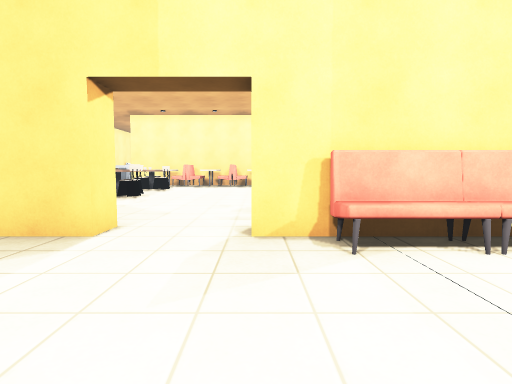
[1] (above)

19 first-person views from a walk through a scene from a Unity 3-D project. The camera is 1.2 m above the floor, tilts 4° down and sees 80° across. The floor is counted in squares, 1 m on a side. Each view is taken from the middle of a square. On the plan, view 1 faces up. The plan holds only what a view shows up to about 13 squares ahead; the rest is blank. The place goes on beyond the plan. The player is left out. Some surface patterns are stand-ins.

[2]
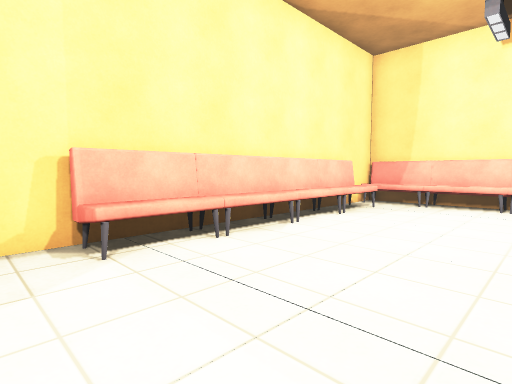

[3]
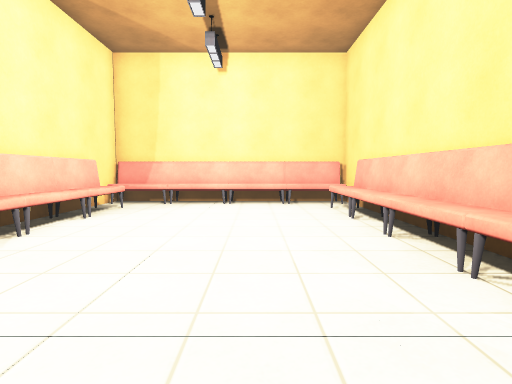

[4]
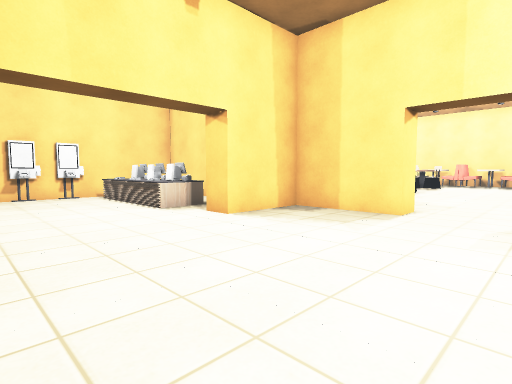

[5]
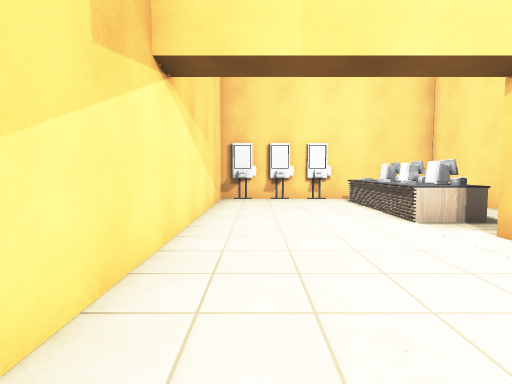

[6]
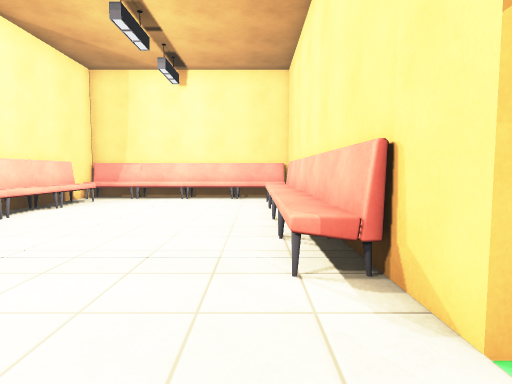

[7]
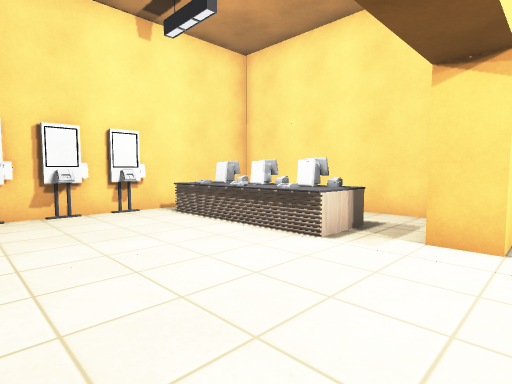

[8]
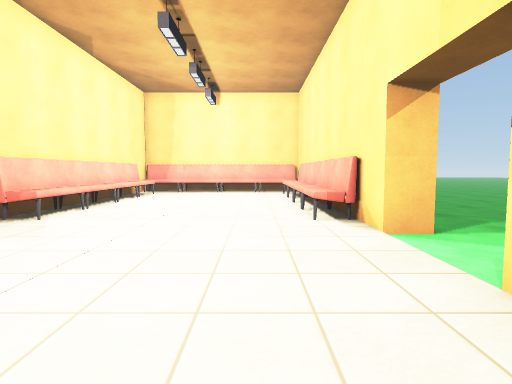

[9]
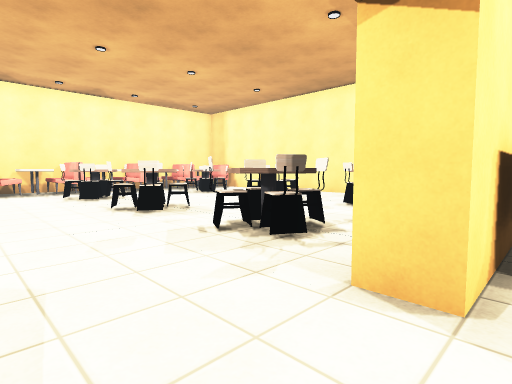

[10]
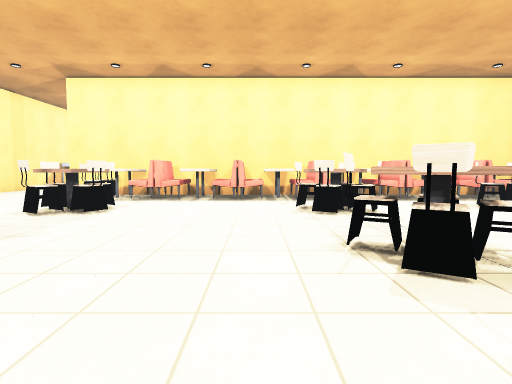

[11]
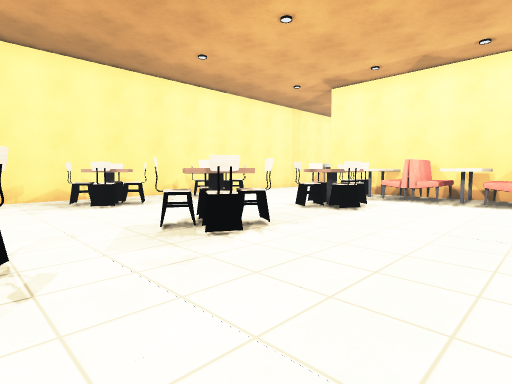

[12]
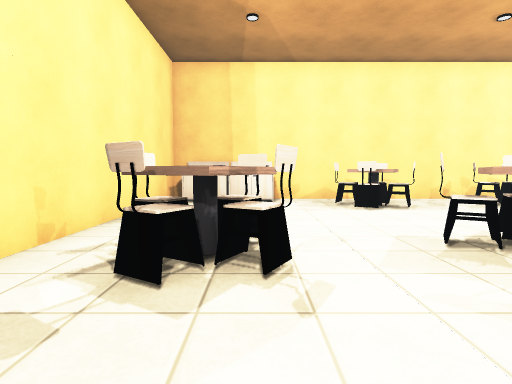

[13]
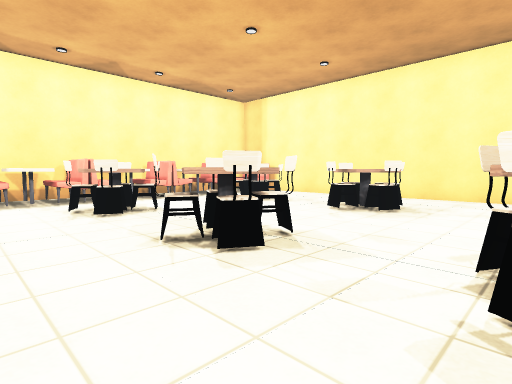

[14]
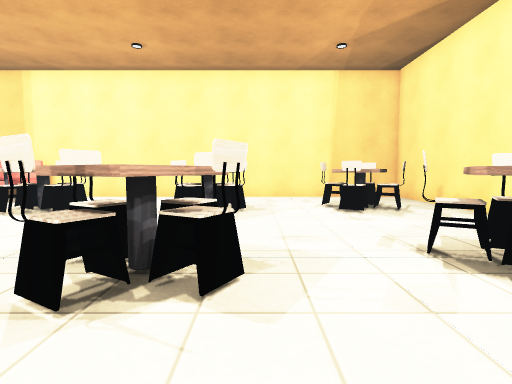

[15]
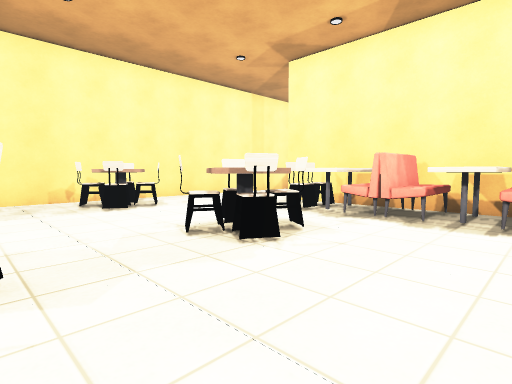

[16]
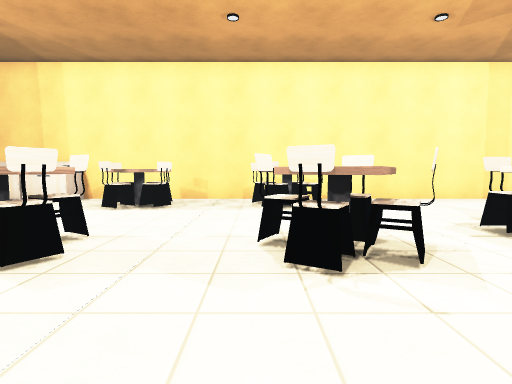

[17]
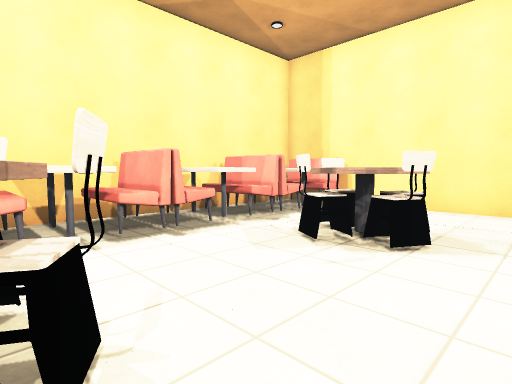

[18]
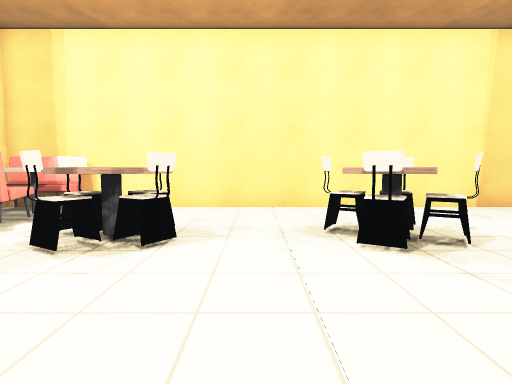

[19]
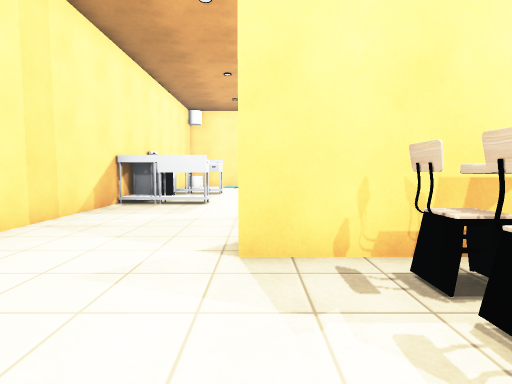

### Floor plan
Points are (right, up) in squares from view 1. A wall is a line through its corners. A room is listed if a view was taken in it or the views show most of it. See-through windows are left out.
Room 1 (views 1, 2, 3, 4, 5, 6, 7, 8, 9)
walls: (-0.1, -4.5) (-0.1, -3.5) (12.1, -3.5) (12.1, 5.5) (-0.1, 5.5) (-0.1, 6.6); (-3, 6.6) (-3, 5.5) (-6.5, 5.5) (-6.5, 2.4) (-7.6, 2.4); (-8.2, 5.5) (-15, 5.5) (-15, -3.5); (-14.8, -3.5) (-2.9, -3.5)
ways out: opening at (-1.5, 6) to room 2
objects: other object (-14, 2) to (-9, 3); other object (1, -3) to (3, -2); other object (1, 4) to (3, 5); other object (4, -3) to (6, -2); other object (4, 4) to (6, 5); other object (6, -3) to (8, -2); other object (6, 4) to (8, 5); other object (9, -3) to (10, -2); other object (9, 4) to (10, 5); other object (11, -3) to (12, -1); other object (11, 0) to (12, 1); other object (11, 2) to (12, 3); other object (11, 4) to (12, 5)
Room 2 (views 10, 11, 12, 13, 14, 15, 16, 17, 18, 19)
walls: (-2.2, 25.2) (-10.2, 25.2); (5.6, 6.5) (11, 6.5); (12.1, 8.5) (12.1, 25.2) (-0.8, 25.2); (-15, 33.5) (-15, 6.5) (-6.1, 6.5)
ways out: opening at (-1.5, 6) to room 1
objects: other object (-14, 7) to (-14, 9); other object (-14, 10) to (-14, 11); other object (-14, 19) to (-13, 20); other object (-14, 32); other object (-14, 33) to (-14, 34); other object (-13, 13); other object (-13, 14) to (-13, 15); other object (-13, 18); other object (-13, 32) to (-12, 33); other object (-12, 13) to (-11, 14); other object (-12, 15); other object (-12, 18) to (-11, 19); other object (-12, 20); other object (-8, 15) to (-7, 15); other object (-8, 20) to (-7, 20); other object (-8, 23); other object (-8, 24); other object (-7, 8) to (-6, 9); other object (-7, 10); other object (-7, 13) to (-7, 14); other object (-7, 18) to (-7, 19); other object (-7, 22) to (-7, 24); other object (-6, 9); other object (-6, 10) to (-5, 10); other object (-6, 13) to (-5, 14); other object (-6, 15); other object (-6, 18) to (-5, 19); other object (-6, 20); other object (-6, 23) to (-5, 24); other object (-5, 9); other object (-4, 22) to (-3, 22); other object (-4, 23) to (-4, 24); other object (-3, 23) to (-2, 24); other object (-1, 23) to (-1, 24); other object (0, 15) to (1, 15); other object (0, 20) to (1, 20); other object (0, 22) to (0, 24); other object (1, 9) to (2, 9); other object (1, 10); other object (1, 13) to (1, 14); other object (1, 18) to (1, 19); other object (1, 23) to (2, 24); other object (2, 10) to (3, 11); other object (2, 13); other object (2, 14) to (3, 14); other object (2, 15); other object (2, 19) to (3, 19); other object (2, 20); other object (3, 9); other object (3, 22) to (4, 22); other object (3, 23) to (3, 24); other object (4, 23) to (5, 24); other object (6, 15) to (7, 15); other object (6, 20) to (7, 20); other object (6, 23) to (6, 24); other object (7, 9) to (8, 9); other object (7, 10); other object (7, 13) to (7, 14); other object (7, 18) to (7, 19); other object (7, 22); other object (7, 23) to (8, 24); other object (8, 10) to (9, 11); other object (8, 14) to (9, 14); other object (8, 15) to (8, 16); other object (8, 19) to (9, 19); other object (8, 20) to (8, 21); other object (9, 9); other object (9, 23) to (9, 24); other object (10, 22) to (10, 24); other object (11, 23) to (11, 24)

Positions as (right, up) in squares from view 1, and headings:
1: (0, 0), facing up
2: (0, 0), facing up-right
3: (0, 0), facing right
4: (0, -3), facing up-left
5: (-2, -2), facing left
6: (-2, -2), facing right
7: (-6, -3), facing up-left
8: (-6, -1), facing right
9: (-3, 5), facing up-right
10: (-1, 10), facing up
11: (-1, 10), facing up-left
12: (-2, 10), facing left
13: (-2, 10), facing up-right
14: (-2, 13), facing right
15: (-2, 15), facing up-left
16: (-2, 18), facing left
17: (2, 17), facing up-right
18: (2, 17), facing right
19: (-10, 21), facing up
